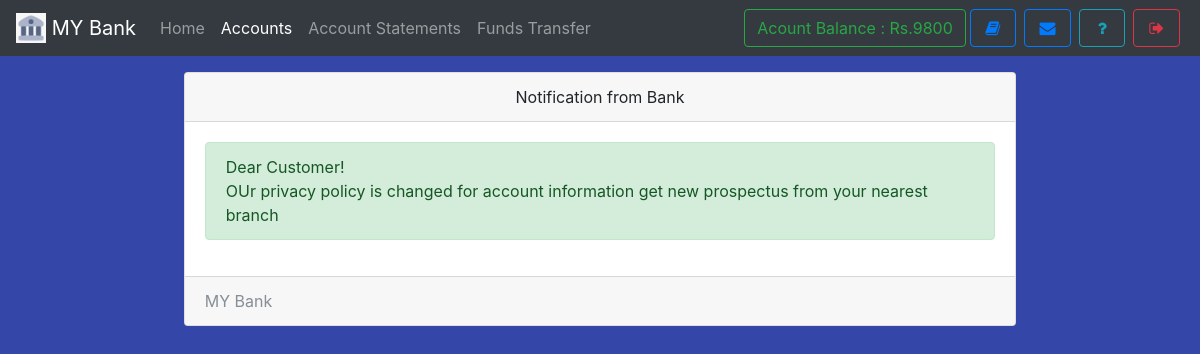
Screenshot of /notice.php (signed in) with the database file from the repository.
### tables this page shows
CREATE TABLE `useraccounts` (
  `id` int(11) NOT NULL,
  `email` text NOT NULL,
  `password` text NOT NULL,
  `name` varchar(111) NOT NULL,
  `balance` varchar(111) NOT NULL,
  `cnic` varchar(111) NOT NULL,
  `number` varchar(111) NOT NULL,
  `city` varchar(111) NOT NULL,
  `address` varchar(111) NOT NULL,
  `source` varchar(111) NOT NULL,
  `accountNo` varchar(111) NOT NULL,
  `branch` varchar(111) NOT NULL,
  `accountType` varchar(111) NOT NULL,
  `date` timestamp NOT NULL DEFAULT CURRENT_TIMESTAMP
);

CREATE TABLE `notice` (
  `id` int(11) NOT NULL,
  `userId` varchar(111) NOT NULL,
  `notice` text NOT NULL,
  `date` timestamp NOT NULL DEFAULT CURRENT_TIMESTAMP
);

### assets/db.php (called while the page is built, shortened)
<?php
    $con = new mysqli('localhost','root','','mybank');
    $ar = $con->query("select * from userAccounts,branch where id = '$_SESSION[userId]' AND userAccounts.branch = branch.branchId");
    $userData = $ar->fetch_assoc();
?>

### notice.php (the view, shortened to what this page needs)
<!DOCTYPE html>
<html>
<head>
  <?php require 'assets/autoloader.php'; ?>
  <?php require 'assets/db.php'; ?>
  <?php require 'assets/function.php'; ?>
</head>
<body style="background:#3446a8;background-size: 100%">
<nav class="navbar navbar-expand-lg navbar-dark bg-dark fixed-top">
 <a class="navbar-brand" href="#">
    <img src="images/logo.jpg" width="30" height="30" class="d-inline-block align-top" alt="">
   <?php echo bankName; ?>
  </a>
  <div class="collapse navbar-collapse" id="navbarSupportedContent">
    <ul class="navbar-nav mr-auto">
      <li class="nav-item ">
        <a class="nav-link " href="index.php">Home <span class="sr-only">(current)</span></a>
      </li>
      <li class="nav-item active ">  <a class="nav-link" href="accounts.php">Accounts</a></li>
      <li class="nav-item ">  <a class="nav-link" href="statements.php">Account Statements</a></li>
      <li class="nav-item ">  <a class="nav-link" href="transfer.php">Funds Transfer</a></li>
    </ul>
    <?php include 'sideButton.php'; ?>
  </div>
</nav><br><br><br>
<div class="container">
  <div class="card  w-75 mx-auto">
  <div class="card-header text-center">
    Notification from Bank
  </div>
  <div class="card-body">
    <?php
      $array = $con->query("select * from notice where userId = '$_SESSION[userId]' order by date desc");
      if ($array->num_rows > 0)
      {
        while ($row = $array->fetch_assoc())
        {
          echo "<div class='alert alert-success'>$row[notice]</div>";
        }
      }
      else
        echo "<div class='alert alert-info'>Notice box empty</div>";
     ?>
  </div>
  <div class="card-footer text-muted">
   <?php echo bankName ?>
  </div>
</div>
</div>
</body>
</html>

### sideButton.php
<form class="form-inline my-2 my-lg-0">
        <a href="" class="btn btn-outline-success" data-toggle="tooltip" title="Your current Account Balance">Acount Balance : Rs.<?php echo $userData['balance']; ?></a>
        <a href="accounts.php" data-toggle="tooltip" title="Account Summary" class="btn btn-outline-primary mx-1" ><i class="fa fa-book fa-fw"></i></a>
        <a href="notice.php" data-toggle="tooltip" title="View Notice" class="btn btn-outline-primary mx-1" ><i class="fa fa-envelope fa-fw"></i></a>
        <a href="feedback.php" data-toggle="tooltip" title="Help?" class="btn btn-outline-info mx-1" ><i class="fa fa-question fa-fw"></i></a>
        <a href="logout.php" data-toggle="tooltip" title="Logout" class="btn btn-outline-danger mx-1" ><i class="fa fa-sign-out fa-fw"></i></a>
</form>

### rows the page displays
useraccounts: balance "9800"
notice: notice "Dear Customer! OUr privacy policy is changed for account information get new prospectus from your nearest branch"

### other values shown
bankName "MY Bank"
